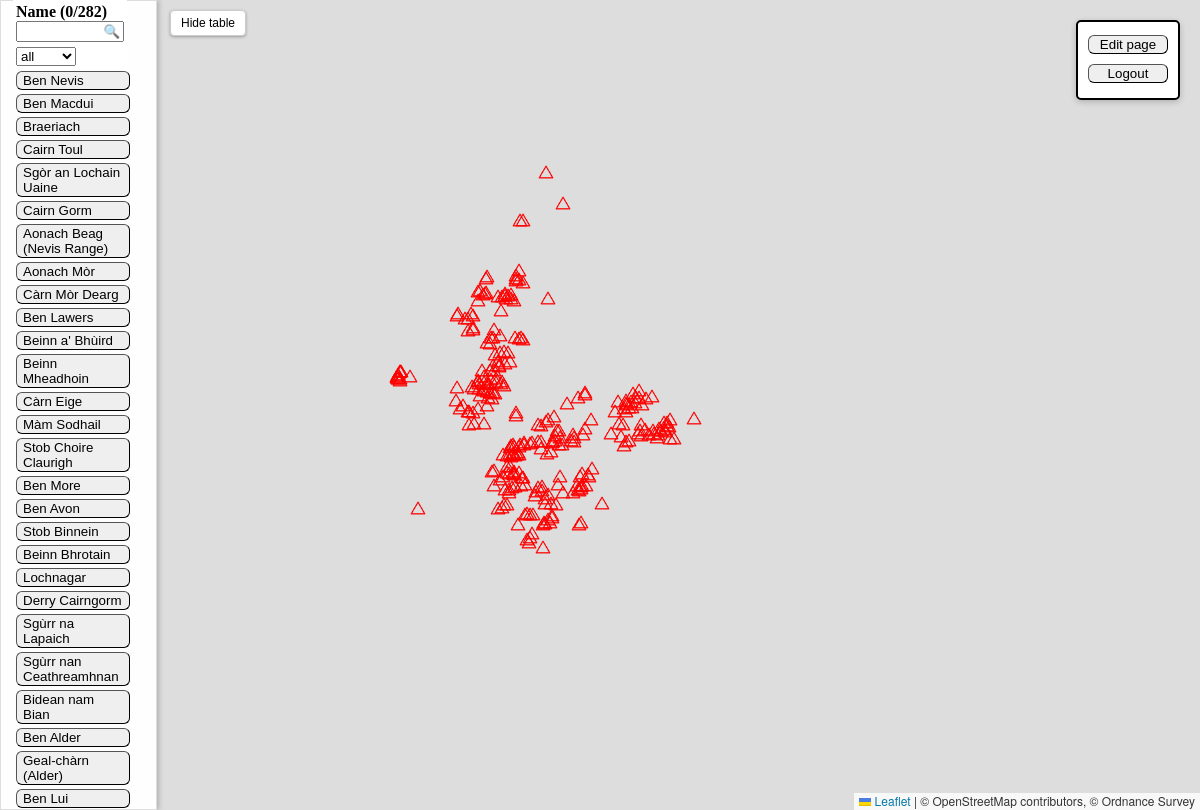
Screenshot of /u000/view with the database file from the repository.
### tables this page shows
CREATE TABLE "munros" (
"munro_id" TEXT,
  "name" TEXT,
  "region" TEXT,
  "height" TEXT,
  "description" TEXT,
  "whl_url" TEXT,
  "latitude" REAL,
  "longitude" REAL
);

### app.py (the view)
@app.route("/<user>/view")
def user_profile_view(user):
    log_data, bag_total = get_user_complete_log(user)
    return render_template("user_map_view.html", log_data=log_data, user=user, bag_total=bag_total)

### routes/munro_data.py (called while the page is built)
def get_user_complete_log(user_name):
    import sqlite3
    import pandas as pd
    db_file = "database.db"
    conn = sqlite3.connect("database.db")
    df = pd.read_sql_query(f"SELECT * FROM munros", conn)
    complete_log_query = f"""SELECT m.munro_id, m.name, m.region, m.height, m.description, m.whl_url, m.latitude, m.longitude, b.user_id, b.date, b.distance, b.friends, b.notes
                        FROM munros m
                        LEFT JOIN users u
                        ON u.user_name = '{user_name}'
                        LEFT JOIN bags b
                        ON m.munro_id = b.munro_id
                        AND b.user_id = u.user_id;
                """
    bags_df  = pd.read_sql(complete_log_query, conn)
    conn.close()
    bag_data = bags_df.to_dict(orient='records')
    bag_total = str(len(bags_df[~bags_df["date"].isnull()]))
    return bag_data, bag_total

### templates/user_map_view.html (shortened to what this page needs)
<!DOCTYPE html>
<html>
<head>
  <link rel="stylesheet" href="/static/css/styles.css">
  <link rel="stylesheet" href="https://unpkg.com/leaflet@1.9.4/dist/leaflet.css"
/>
</head>
<body>
<div id="map"></div>
<div id="table_layer">
  <table id="mountainTable">
    <colgroup><col style="width: 120px"></colgroup>
    <thead id="tableHeader" style="position: fixed; top: 0; background: white; z-index: 1000;">
      <th style="text-align: left;">
        Name ({{ bag_total }}/282)<br>
        <input type="text" id="searchInput" placeholder="🔍" style="width: 100px; text-align: left;">
        <div style="padding-top:5px; display:flex; align-items:center; gap:10px;">
          <select style="width: 60px;" id="idFilter">
            <option value="">all</option>
          </select>
        </div>
      </th>
    <tbody style="display:block; margin-top: 55px;">
      {% for loc in log_data %}
        <tr>
            {% if loc.date is none %}
            <td id="gap" data-munro-id="{{loc.munro_id}}">
              <button onclick="goToLocation({{ loc.latitude }}, {{ loc.longitude }})">
              {{ loc.name }}
            </button>
            {% else %}
            <td id="{{loc.date[:4]}}" data-munro-id="{{loc.munro_id}}">
            <button style = "background-color: #93C572;"
                  onclick="goToLocation({{ loc.latitude }}, {{ loc.longitude }})">
              {{ loc.name }}
            </button>
            {% endif %}
          </td>
        </tr>
      {% endfor %}
    </tbody>
  </table>
</div>
<button id="toggleSidebar">Hide table</button>
<div id="navigate">
  <button style="width: 80px; margin-top: 10px;text-align: center;"onclick="window.location.href='/{{ user }}/edit'">Edit page</button>
  <button style="width: 80px; margin-top: 10px; text-align: center;" onclick="window.location.href='{{ url_for('logout') }}'">Logout</button>
</div>
</body>
</html>

### static/css/styles.css (style rules this page uses)
html, body { height: 100%; margin: 0; overflow: hidden; }
#map { position: absolute; top:0; left:0; width:100%; height:100%; z-index:0; }
#table_layer { display: block; position: absolute; top: 0; left: 0; width: 135px; height: 98.5dvh; background: rgba(255, 255, 255, 0.95); border: 1px solid #ddd; z-index: 1000; overflow-y: auto; padding: 10px; box-shadow: 2px 0 5px rgba(0,0,0,0.2); transition: transform 0.5s ease; }
#mountainTable td button { cursor: pointer; text-align: left; vertical-align: top; white-space: normal; width: 100%; }
#searchInput::placeholder { text-align: right; }
#toggleSidebar { position: absolute; top: 10px; left: 170px; z-index: 1100; padding: 5px 10px; background-color: #fff; border: 1px solid #ccc; border-radius: 4px; cursor: pointer; font-size: 12px; box-shadow: 0 1px 3px rgba(0,0,0,0.3); transition: left 0.5s ease; }
button { border-radius: 6px; border-width: 1px; border-color: black; cursor: pointer; background-color: D8D8D8; }
#navigate { position: fixed; top: 20px; right: 20px; padding: 3px 10px; background-color: white; color: black; border: 2px solid black; border-radius: 5px; box-shadow: 0 2px 6px rgba(0,0,0,0.2); text-align: center; width: 80px; height: 70px; }

### rows the page displays
munros: name "Ben Nevis"
munros: name "Ben Macdui"
munros: name "Braeriach"
munros: name "Cairn Toul"
munros: name "Sgòr an Lochain Uaine"
munros: name "Cairn Gorm"
munros: name "Aonach Beag (Nevis Range)"
munros: name "Aonach Mòr"
munros: name "Càrn Mòr Dearg"
munros: name "Ben Lawers"
munros: name "Beinn a' Bhùird"
munros: name "Beinn Mheadhoin"
munros: name "Càrn Eige"
munros: name "Màm Sodhail"
munros: name "Stob Choire Claurigh"
munros: name "Ben More"
munros: name "Ben Avon"
munros: name "Stob Binnein"
munros: name "Beinn Bhrotain"
munros: name "Lochnagar"
munros: name "Derry Cairngorm"
munros: name "Sgùrr na Lapaich"
munros: name "Sgùrr nan Ceathreamhnan"
munros: name "Bidean nam Bian"
munros: name "Ben Alder"
munros: name "Geal-chàrn (Alder)"
munros: name "Ben Lui"

### other values shown
{{ bag_total }} "0"
